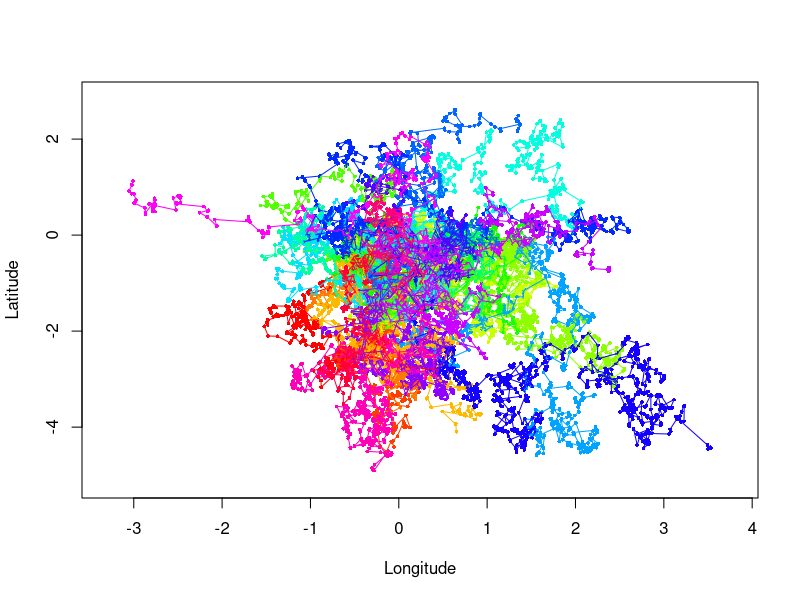

The R script that drew this image:
###########################################################################################
###########################################################################################
#####                                                                                 #####
##### Create sample data for the PhysMove R Package                                   #####
##### Package Authors: Hannah Calich & Ana Sequeira                                   #####
##### Contact: hannah.calich@gmail.com                                                #####
##### Last updated: January 10, 2022                                                  #####
#####                                                                                 #####
###########################################################################################
###########################################################################################

# Calculate random telemetry data where displacement lengths follow an exponential distribution,
# evidence of directed motion, and high intraspecific variation

# Set track parameters
n.tracks <- 25 # how many tracks do you want to make?
lambda <- 0.125 # exponential exponent for all tracks
distmin <- 2.5e-1 # minimum distance in km

# Turning angles (forward, backwards, and random angles must sum to 1)
directedforward <- 0.3 # percent of angles showing forward directed movement - this ends up being
# split into 330-360 and 0-30 degree angles below
directedbackward <- 0.3 # percent of angles showing backward directed movement
random <- 0.4 # percent of angles showing random movement

# Tagging location
# set.seed(1)
# startLatRange <- stats::runif(n.tracks,0,0.1) # random tagging location between 0-2 deg latitude
# set.seed(2) # stop lat and long from having identical values
# startLonRange <- stats::runif(n.tracks,0,0.1) # random tagging location between 0-2 deg longitude

startLonRange <- startLatRange <- rep (0, n.tracks)

# Tagging dates
set.seed(1)
dates <- sample(seq(as.POSIXct('2015-01-01 12:00:00'), as.POSIXct('2020-01-01 24:00:00'),
                    by="day"), n.tracks)

# Create dataframe
tracks <- data.frame("ref"=0,"lon"=startLonRange[1],"lat"=startLatRange[1],"day"=dates[1])
# start loop, delete row at end of loop

# Number of locations per track
set.seed(1)
samplesize <- floor(stats::runif(n.tracks,200,1000)) # how many locations is the track going to have
# default is: min 200 and max 1000

# Parameters needed to create location data
Radius <- 6371 # Earth Radius in km (displacements are in km)
rad <- 3.141592653589793/180 #Python has more digits of pi than R, so value pasted here instead of "pi"

# Create tracks with parameters set above
i=1
for (i in 1:n.tracks){ # for each track
  set.seed(1)

  r <- stats::runif(samplesize[i]-1,0,1) # create i displacements based on a uniform distribution between 0-1
  # exp_x <- r
  exp_x <- distmin-(1/lambda)*log(1-r) # convert displacements to an exponential distribution with an xmin

  # calculate angles
  set.seed(1)
  directedForwardAngle1 <- round(stats::runif((ceiling((directedforward/2)*samplesize[i])),330,360),2)
  set.seed(1)
  directedForwardAngle2 <- round(stats::runif((ceiling((directedforward/2)*samplesize[i])),0,30),2)
  set.seed(1)
  directedBackwardAngle <- round(stats::runif((ceiling((directedbackward)*samplesize[i])),150,210),2)
  set.seed(1)
  randomAngle <- stats::runif(ceiling((random*samplesize[i])),0,360)

  # combine angles in vector
  angles <- c(directedForwardAngle1,directedForwardAngle2,directedBackwardAngle,randomAngle)
  set.seed(1)
  # randomize the order of the angles, if  rounding during "calculate angles" caused too many angles
  # this will correct it
  angles <- sample(angles,samplesize[i])
  tracks <- rbind(tracks,c(data.frame("ref"=rep(i,samplesize[i]),"lon"=rep(startLonRange[i],samplesize[i]),"lat"=rep(startLatRange[i],samplesize[i]),
                                          "day"=rep(dates[i],samplesize[i]))))
  if (i==1){ # start position for dataframe
    startRow <- 1
  } else {
    startRow <- sum(samplesize[1:i-1])+1
  }

  j=1
  for (j in 1:(samplesize[i]-1)){ # for each new location in each track
    d <- exp_x[j] # random displacement from exp dist
    a <- angles[j]*(rad) # random angle from those created previously
    lat1 <- tracks$lat[startRow+j]*(rad) # convert current lat location to radians
    long1 <- tracks$lon[startRow+j]*(rad) # convert current long location to radians
    # calculate new lat in radians based on angle and distance
    lat2 <- asin(sin(lat1)*cos(d/Radius) + cos(lat1)*sin(d/Radius)*cos(a))
    # calculate new long in radians based on angle and distance
    long2 <- long1 + atan2(sin(a)*sin(d/Radius)*cos(lat1),cos(d/Radius)-sin(lat1)*sin(lat2))
    tracks$lon[startRow+j+1] <- long2/rad # convert to degrees and save in dataframe
    tracks$lat[startRow+j+1] <- lat2/rad # convert to degrees and save in dataframe
    # Advance time by 1 day
    tracks$day[startRow+j+1] <- tracks$day[startRow+j]+(24*60*60)
  }
}
tracks <- tracks[-1,] #remove starting location
row.names(tracks) <- 1:nrow(tracks) # rename rows 1:n

# Plot tracks
cols <- data.frame(
  col = grDevices::rainbow(length(unique(tracks$ref))),
  id = unique(tracks$ref)
)

with(tracks, {
  plot(lon,lat,pch = 16, col = cols$col[match(ref, cols$id)], type = "p",
       ylim=c(min(lat)-0.25,max(lat)+0.25),xlim=c(min(lon)-0.25,max(lon)+0.25),cex=0.5,
       ylab="Latitude", xlab="Longitude")
  for (l in unique(ref)) {
    # print(cols$col[match(l, cols$id)])
    graphics::lines(lon[ref == l], lat[ref == l], type = "l", col = cols$col[match(l, cols$id)])
  }
})

rm(list=ls()[! ls() %in% c("tracks")]) # remove temporary vectors etc

##################################
## Set working directory and save
##################################
# setwd()
save(tracks, file = "tracks.RData")
